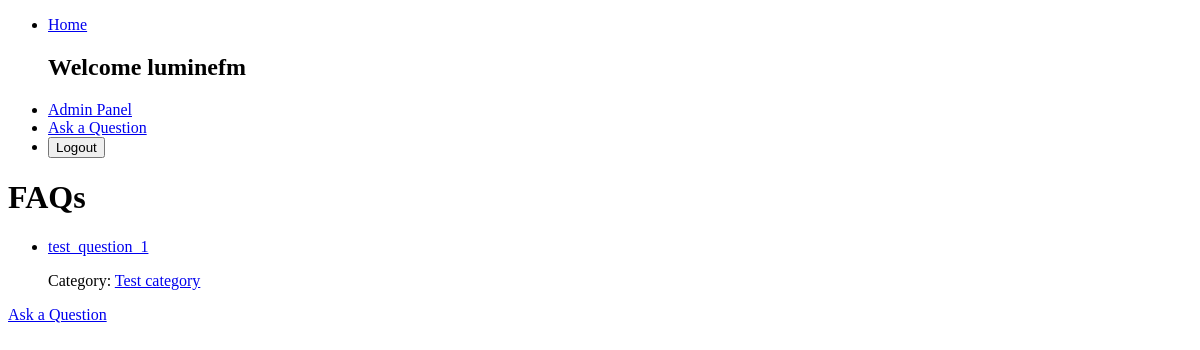
Before: / (signed in) with the older database file.
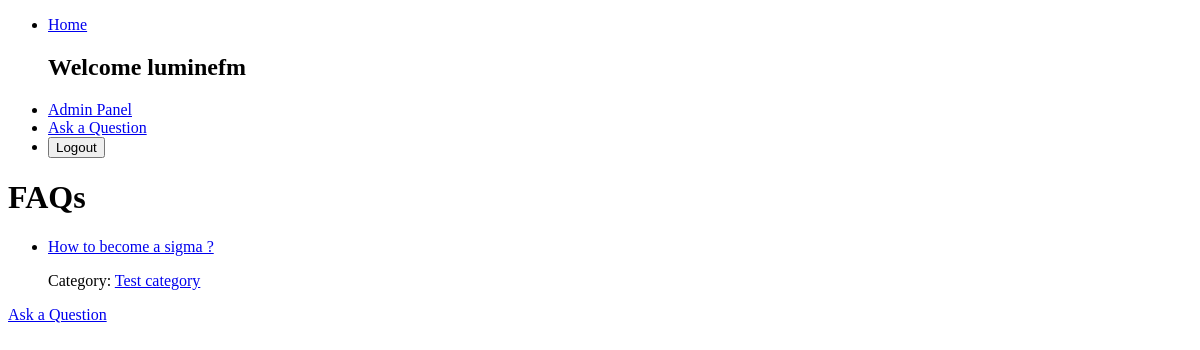
After: the same page with the newer database file.
### faq/models.py (models this page shows, shortened)
class Post(models.Model):
    title = models.CharField(max_length=50, default="No title question")
    question = models.CharField(max_length=200)
    slug = models.SlugField(max_length=200, unique_for_date='publish')
    username = models.CharField(max_length=80, default='Anonymous')
    email = models.EmailField(default='anonymous@example.com')
    author = models.ForeignKey(User, on_delete=models.CASCADE, related_name='faq_posts', null=True, blank=True)
    body = models.TextField(blank=True)
    publish = models.DateTimeField(default=timezone.now)
    created = models.DateTimeField(auto_now_add=True)
    updated = models.DateTimeField(auto_now=True)
    status = models.CharField(max_length=10, choices=[('draft', 'Draft'), ('published', 'Published')], default='draft')
    category = models.ForeignKey(Category, on_delete=models.CASCADE, related_name='post_category')
    answered = models.BooleanField(default=False)
    ticket = models.UUIDField(default=uuid.uuid4, editable=False, unique=True)

class Category(models.Model):
    name = models.CharField(max_length=200, unique=True)
    slug = models.SlugField(max_length=200, unique=True)

### faq/views.py (the view)
# urls.py: path('', views.post_list, name='post_list'),
def post_list(request):
    posts = Post.objects.filter(status='published').order_by('-publish')
    return render(request, 'faq/post_list.html', {'posts': posts})

### faq/templates/faq/post_list.html
{% extends "faq/base.html" %}
{% block content %}
<h1>FAQs</h1>
<ul>
    {% for post in posts %}
        <li>
            <a href="{% url 'post_detail' post.publish.year post.publish.month post.publish.day post.ticket %}">{{ post.question }}</a>
            <p>Category: <a href="{% url 'category_list' post.category.slug %}">{{ post.category.name }}</a></p>
        </li>
    {% endfor %}
</ul>
<a href="{% url 'ask_question' %}">Ask a Question</a>
{% endblock %}

Changed rows visible on the page:
removed Post: question "test_question_1", category.name "Test category"
added Post: question "How to become a sigma ?", category.name "Test category"
